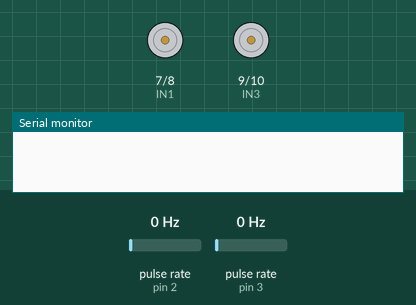
This sketch was run on a simulated Arduino Mega 2560, built with avr-gcc and run on an emulated ATmega2560. On the bench: motor-driver pin pairs drawn as motors (green arrow = first pin HIGH = forward, orange = second pin HIGH = backward, longer = more drive, scaled by the enable pin), the last lines printed to the serial monitor. Wiring (inferred from the names in the program): 2 × pulse sensor: data pin 2 / data pin 3. The inputs (shaded band) are chosen by the test bench; at power-on: pulse rate (sensors on pin 2, pin 3) 0 Hz.

Above: at 0.1 s.
At 19.6 s:
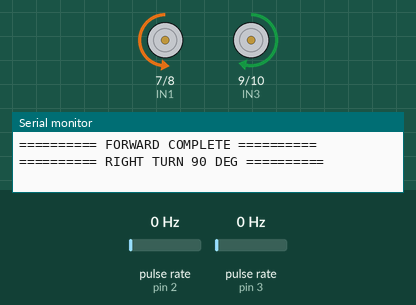
At 31.1 s:
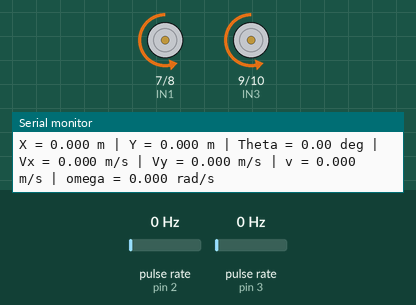
Timing chart, 0 to 47.6 s (numbered marks = the images above):
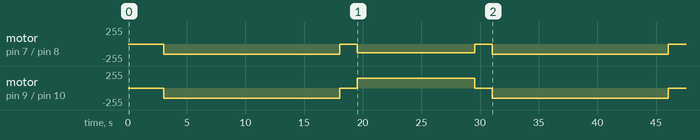

The sketch:

code.ino
```cpp
// ============================================================
// DIFFERENTIAL DRIVE ROBOT
// ENCODER ODOMETRY + FORWARD KINEMATICS
// Arduino Mega
//
// Experiment:
// 1. Move forward 100 cm
// 2. Turn right 90 degrees
// 3. Move forward 50 cm
//
// Output every 10 cm:
// X, Y, Theta, Vx, Vy
//
// FIXES APPLIED vs original:
//  1. Encoder ISRs now apply direction sign (leftDir/rightDir),
//     set by leftMotor()/rightMotor() -- previously both ISRs
//     only incremented, so turnRight90() saw omega ~= 0 and
//     the turn loop never terminated.
//  2. Position update uses midpoint heading (theta + omega*dt/2)
//     for vx/vy instead of the post-update theta -- reduces
//     heading-integration error, especially during turns.
//  3. moveForward() and turnRight90() now have a millis()-based
//     timeout that force-stops the robot and prints a warning,
//     instead of an unconditional while(true).
//  4. previousTime in updateOdometry() is explicitly initialized
//     in setup() (right after zeroing encoder counts) instead of
//     relying on a static variable defaulting to 0, which would
//     otherwise inflate the first dt by however long setup()'s
//     delay()s had already run.
//  5. Encoder ISRs now debounce with a minimum micros() interval
//     between accepted edges (ENCODER_DEBOUNCE_US). LM393 slot
//     sensors commonly chatter at the edges, especially at high/
//     unloaded RPM, and without this a single physical edge can
//     be counted 2-4x, producing wildly inflated and unstable
//     v/omega/theta readings (this is what caused the garbage
//     numbers seen when the robot was run wheels-off-ground).
//  6. updateOdometry() now only runs its kinematics/integration
//     block once at least ODOM_MIN_INTERVAL_MS has elapsed (it
//     still returns immediately otherwise, leaving counts to
//     keep accumulating in the background). At 20 counts/rev,
//     a single tick of lead by one wheel over the other swings
//     theta by ~4.3 degrees; calling the kinematics every loop
//     pass means deltaLeft/deltaRight are usually 0-2, so a
//     +/-1 tick mismatch is a 50-100% relative error on that
//     update. Widening the window so more ticks accumulate per
//     update shrinks that relative error and the resulting
//     theta jumps -- this does NOT fix a real per-wheel speed
//     mismatch (see the note in the chat), only the quantization
//     jitter from sampling too fast relative to encoder CPR.
// ============================================================


// ============================================================
// 1. MOTOR PINS
// ============================================================

// LEFT MOTOR
const byte ENA = 5;
const byte IN1 = 7;
const byte IN2 = 8;

// RIGHT MOTOR
const byte ENB = 6;
const byte IN3 = 9;
const byte IN4 = 10;


// ============================================================
// 2. ENCODER PINS
// ============================================================

const byte LEFT_ENCODER_PIN  = 2;
const byte RIGHT_ENCODER_PIN = 3;


// ============================================================
// 3. ROBOT PARAMETERS
// ============================================================

// 20 slots -> 20 rising-edge counts/revolution
const float COUNTS_PER_REV = 20.0;

// Wheel diameter
const float WHEEL_DIAMETER = 0.065;       // m

// Wheel radius
const float WHEEL_RADIUS = 0.0325;        // m

// Distance between wheel centres
const float WHEEL_BASE = 0.135;            // m


// ============================================================
// 4. MOTOR SPEED
// ============================================================

const int FORWARD_SPEED = 150;

const int TURN_SPEED = 130;


// ============================================================
// 5. ENCODER COUNTERS + DIRECTION
// ============================================================

volatile long leftCount = 0;
volatile long rightCount = 0;

// Commanded direction, set by leftMotor()/rightMotor().
// +1 = forward, -1 = backward, 0 = stopped.
// The ISR uses this to sign the count increment, since the
// LM393 setup here is single-channel and cannot sense direction
// on its own -- direction is INFERRED from what we commanded.
volatile int leftDir = 0;
volatile int rightDir = 0;

// FIX 5: software debounce for the encoder ISRs. LM393 comparator
// outputs commonly chatter at slot edges, which the ISR would
// otherwise count as multiple real ticks. An edge arriving sooner
// than ENCODER_DEBOUNCE_US after the last accepted edge is treated
// as bounce and ignored.
//
// 1500 us caps counted frequency at ~667 Hz/wheel, i.e. up to
// 2000 RPM at 20 counts/rev -- generous headroom above any
// plausible speed for this hardware, while rejecting bounce
// trains. Tune down only after confirming your motor's real
// free-run RPM is being clipped.
const unsigned long ENCODER_DEBOUNCE_US = 1500;

volatile unsigned long lastLeftEdgeMicros = 0;
volatile unsigned long lastRightEdgeMicros = 0;


// ============================================================
// 6. ODOMETRY VARIABLES
// ============================================================

float x = 0.0;
float y = 0.0;
float theta = 0.0;

// Robot linear velocity
float v = 0.0;

// Robot angular velocity
float omega = 0.0;

// World-frame velocities
float vx = 0.0;
float vy = 0.0;


// Previous encoder counts
long previousLeftCount = 0;
long previousRightCount = 0;

// Previous timestamp used by updateOdometry() for dt.
// Explicitly initialized in setup() -- see FIX 4 above.
unsigned long previousOdomTime = 0;

// FIX 6: minimum time between kinematics updates. updateOdometry()
// still returns immediately (without touching counts/integration)
// if called before this much time has passed since the last
// accepted update -- encoder counts keep accumulating via the ISRs
// in the meantime, so no ticks are lost, only the update cadence
// is slowed. 30 ms is a starting point; raise it if theta jumps
// are still too coarse, lower it if you need faster response
// (e.g. for the turn-stop check) once real speed mismatch (if any)
// is separately confirmed/fixed.
const unsigned long ODOM_MIN_INTERVAL_MS = 30;


// ============================================================
// 7. ENCODER INTERRUPTS
// ============================================================

void leftEncoderISR()
{
  // FIX 5: reject edges that arrive too soon after the last
  // accepted one -- almost certainly comparator bounce, not a
  // real new slot edge.
  unsigned long now = micros();
  if (now - lastLeftEdgeMicros < ENCODER_DEBOUNCE_US)
    return;
  lastLeftEdgeMicros = now;

  if (leftDir > 0)
    leftCount++;
  else if (leftDir < 0)
    leftCount--;
  // if leftDir == 0, ignore (shouldn't normally tick while stopped)
}


void rightEncoderISR()
{
  // FIX 5: same debounce as leftEncoderISR().
  unsigned long now = micros();
  if (now - lastRightEdgeMicros < ENCODER_DEBOUNCE_US)
    return;
  lastRightEdgeMicros = now;

  if (rightDir > 0)
    rightCount++;
  else if (rightDir < 0)
    rightCount--;
}


// ============================================================
// 8. MOTOR CONTROL
// ============================================================

void leftMotor(int speed, int direction)
{
  speed = constrain(speed, 0, 255);

  // FIX 1: record commanded direction for the ISR to use.
  leftDir = direction;

  if (direction == 1)
  {
    // FORWARD
    digitalWrite(IN1, LOW);
    digitalWrite(IN2, HIGH);
  }
  else if (direction == -1)
  {
    // BACKWARD
    digitalWrite(IN1, HIGH);
    digitalWrite(IN2, LOW);
  }
  else
  {
    // STOP
    digitalWrite(IN1, LOW);
    digitalWrite(IN2, LOW);
  }

  analogWrite(ENA, speed);
}


void rightMotor(int speed, int direction)
{
  speed = constrain(speed, 0, 255);

  // FIX 1: record commanded direction for the ISR to use.
  rightDir = direction;

  if (direction == 1)
  {
    // FORWARD
    digitalWrite(IN3, LOW);
    digitalWrite(IN4, HIGH);
  }
  else if (direction == -1)
  {
    // BACKWARD
    digitalWrite(IN3, HIGH);
    digitalWrite(IN4, LOW);
  }
  else
  {
    // STOP
    digitalWrite(IN3, LOW);
    digitalWrite(IN4, LOW);
  }

  analogWrite(ENB, speed);
}


void stopRobot()
{
  leftMotor(0, 0);
  rightMotor(0, 0);
}


// ============================================================
// 9. UPDATE ODOMETRY
// ============================================================
//
// This implements:
//
// omega_L = 2*pi*DeltaNL / (N*dt)
// omega_R = 2*pi*DeltaNR / (N*dt)
//
// vL = r*omega_L
// vR = r*omega_R
//
// v     = (vR + vL)/2
// omega = (vR - vL)/L
//
// theta_mid = theta + omega*dt/2      <-- FIX 2 (midpoint)
// vx = v*cos(theta_mid)
// vy = v*sin(theta_mid)
//
// x = x + vx*dt
// y = y + vy*dt
// theta = theta + omega*dt            <-- updated last
//
// ============================================================

void updateOdometry()
{
  unsigned long currentTime = millis();

  // FIX 6: gate the kinematics update to a minimum interval so
  // enough ticks accumulate per update to keep +/-1 tick timing
  // jitter from dominating the theta calculation. Counts/ISRs are
  // untouched here -- they keep incrementing regardless of when
  // this function is called; we're only deferring when we *read*
  // them and run the integration.
  if (currentTime - previousOdomTime < ODOM_MIN_INTERVAL_MS)
    return;

  float dt = (currentTime - previousOdomTime) / 1000.0;

  if (dt <= 0.0)
    return;

  previousOdomTime = currentTime;


  // ----------------------------------------------------------
  // Copy encoder counts safely
  // ----------------------------------------------------------

  noInterrupts();

  long currentLeftCount = leftCount;
  long currentRightCount = rightCount;

  interrupts();


  // ----------------------------------------------------------
  // Encoder count change
  // ----------------------------------------------------------

  long deltaLeft =
    currentLeftCount - previousLeftCount;

  long deltaRight =
    currentRightCount - previousRightCount;


  previousLeftCount = currentLeftCount;
  previousRightCount = currentRightCount;


  // ----------------------------------------------------------
  // Convert encoder counts to wheel angular displacement
  // ----------------------------------------------------------

  float deltaPhiLeft =
    (2.0 * PI * deltaLeft) / COUNTS_PER_REV;

  float deltaPhiRight =
    (2.0 * PI * deltaRight) / COUNTS_PER_REV;


  // ----------------------------------------------------------
  // Wheel displacement
  // ----------------------------------------------------------

  float deltaSLeft =
    WHEEL_RADIUS * deltaPhiLeft;

  float deltaSRight =
    WHEEL_RADIUS * deltaPhiRight;


  // ----------------------------------------------------------
  // Wheel linear velocity
  // ----------------------------------------------------------

  float vLeft =
    deltaSLeft / dt;

  float vRight =
    deltaSRight / dt;


  // ----------------------------------------------------------
  // Differential-drive forward kinematics
  // ----------------------------------------------------------

  v =
    (vRight + vLeft) / 2.0;

  omega =
    (vRight - vLeft) / WHEEL_BASE;


  // ----------------------------------------------------------
  // FIX 2: World-frame velocity using MIDPOINT heading,
  // computed from the pre-update theta, before theta itself
  // is advanced. This approximates the true arc travelled
  // during this interval far better than using either the
  // stale pre-update theta or the fully-advanced post-update
  // theta.
  // ----------------------------------------------------------

  float thetaMid =
    theta + 0.5 * omega * dt;

  vx =
    v * cos(thetaMid);

  vy =
    v * sin(thetaMid);


  // ----------------------------------------------------------
  // Update position (using midpoint-derived vx, vy)
  // ----------------------------------------------------------

  x =
    x + vx * dt;

  y =
    y + vy * dt;


  // ----------------------------------------------------------
  // Update orientation LAST, now that thetaMid has already
  // been derived from the pre-update theta.
  // ----------------------------------------------------------

  theta =
    theta + omega * dt;
}


// ============================================================
// 10. PRINT ROBOT STATE
// ============================================================

void printRobotState()
{
  Serial.print("X = ");
  Serial.print(x, 3);

  Serial.print(" m | Y = ");
  Serial.print(y, 3);

  Serial.print(" m | Theta = ");
  Serial.print(theta * 180.0 / PI, 2);

  Serial.print(" deg | Vx = ");
  Serial.print(vx, 3);

  Serial.print(" m/s | Vy = ");
  Serial.print(vy, 3);

  Serial.print(" m/s | v = ");
  Serial.print(v, 3);

  Serial.print(" m/s | omega = ");
  Serial.print(omega, 3);

  Serial.println(" rad/s");
}


// ============================================================
// 11. RESET ODOMETRY TIMING
// ============================================================
//
// Call this immediately before a motion stage if you want that
// stage's first updateOdometry() call to see a clean dt and
// zero encoder deltas, rather than carrying over counts/timing
// from whatever happened during the preceding delay().
// ============================================================

void resetOdometryTiming()
{
  noInterrupts();
  previousLeftCount = leftCount;
  previousRightCount = rightCount;
  interrupts();

  previousOdomTime = millis();
}


// ============================================================
// 12. MOVE FORWARD A SPECIFIC DISTANCE
// ============================================================

// FIX 3: safety timeout so a stalled/miscounting encoder can't
// leave the robot driving forever. Generous margin over the
// expected time for FORWARD_SPEED to cover targetDistance.
const unsigned long FORWARD_TIMEOUT_MS = 15000UL;

void moveForward(float targetDistance)
{
  float startX = x;
  float startY = y;

  float startDistance = 0.0;

  bool firstPrint = true;

  unsigned long motionStart = millis();
  bool timedOut = false;


  Serial.println();
  Serial.println("========== FORWARD MOTION ==========");

  resetOdometryTiming();

  leftMotor(FORWARD_SPEED, 1);
  rightMotor(FORWARD_SPEED, 1);


  while (true)
  {
    updateOdometry();


    // Distance travelled from starting point
    float dx = x - startX;
    float dy = y - startY;

    float travelled =
      sqrt(dx * dx + dy * dy);


    // --------------------------------------------------------
    // Print every 10 cm
    // --------------------------------------------------------

    if (firstPrint || travelled >= startDistance + 0.10)
    {
      printRobotState();

      startDistance =
        floor(travelled / 0.10) * 0.10;

      firstPrint = false;
    }


    // --------------------------------------------------------
    // Stop at target distance
    // --------------------------------------------------------

    if (travelled >= targetDistance)
    {
      break;
    }


    // --------------------------------------------------------
    // FIX 3: safety timeout
    // --------------------------------------------------------

    if (millis() - motionStart > FORWARD_TIMEOUT_MS)
    {
      timedOut = true;
      break;
    }
  }


  stopRobot();

  delay(500);

  printRobotState();

  if (timedOut)
  {
    Serial.println("!!!!!!!!!! FORWARD TIMEOUT - CHECK ENCODERS/MOTORS !!!!!!!!!!");
  }

  Serial.println("========== FORWARD COMPLETE ==========");
}


// ============================================================
// 13. TURN RIGHT 90 DEGREES
// ============================================================
//
// For a right turn:
//
// Left wheel  -> FORWARD
// Right wheel -> BACKWARD
//
// Desired:
//
// Delta theta = -90 degrees
//
// ============================================================

// FIX 3: safety timeout for the turn as well.
const unsigned long TURN_TIMEOUT_MS = 10000UL;

void turnRight90()
{
  float targetAngle =
    -PI / 2.0;


  float initialTheta =
    theta;

  unsigned long motionStart = millis();
  bool timedOut = false;


  Serial.println();
  Serial.println("========== RIGHT TURN 90 DEG ==========");

  resetOdometryTiming();


  // ----------------------------------------------------------
  // Start turning
  // ----------------------------------------------------------

  leftMotor(TURN_SPEED, 1);
  rightMotor(TURN_SPEED, -1);


  while (true)
  {
    updateOdometry();


    float angleTurned =
      theta - initialTheta;


    // Right turn is negative
    if (angleTurned <= targetAngle)
    {
      break;
    }


    // --------------------------------------------------------
    // FIX 3: safety timeout -- with the direction-sign fix in
    // place this should no longer be needed to escape an
    // infinite loop, but it's kept as insurance against a
    // stalled wheel, disconnected encoder, etc.
    // --------------------------------------------------------

    if (millis() - motionStart > TURN_TIMEOUT_MS)
    {
      timedOut = true;
      break;
    }
  }


  stopRobot();

  delay(500);


  printRobotState();

  if (timedOut)
  {
    Serial.println("!!!!!!!!!! TURN TIMEOUT - CHECK ENCODERS/MOTORS !!!!!!!!!!");
  }

  Serial.println("========== TURN COMPLETE ==========");
}


// ============================================================
// 14. SETUP
// ============================================================

void setup()
{
  Serial.begin(115200);


  // ----------------------------------------------------------
  // Motor pins
  // ----------------------------------------------------------

  pinMode(ENA, OUTPUT);
  pinMode(IN1, OUTPUT);
  pinMode(IN2, OUTPUT);

  pinMode(ENB, OUTPUT);
  pinMode(IN3, OUTPUT);
  pinMode(IN4, OUTPUT);


  // ----------------------------------------------------------
  // Encoder pins
  // ----------------------------------------------------------

  pinMode(LEFT_ENCODER_PIN, INPUT);
  pinMode(RIGHT_ENCODER_PIN, INPUT);


  // ----------------------------------------------------------
  // Encoder interrupts
  // ----------------------------------------------------------

  attachInterrupt(
    digitalPinToInterrupt(LEFT_ENCODER_PIN),
    leftEncoderISR,
    RISING
  );

  attachInterrupt(
    digitalPinToInterrupt(RIGHT_ENCODER_PIN),
    rightEncoderISR,
    RISING
  );


  // ----------------------------------------------------------
  // Stop motors initially
  // ----------------------------------------------------------

  stopRobot();


  delay(1000);


  // ----------------------------------------------------------
  // Initial odometry
  // ----------------------------------------------------------

  x = 0.0;
  y = 0.0;
  theta = 0.0;


  previousLeftCount = leftCount;
  previousRightCount = rightCount;

  // FIX 4: explicitly set the odometry clock reference here,
  // right where counts are zeroed, instead of letting it
  // default to 0 and inflating the first dt by everything
  // that happened since power-on (including the delay()s
  // below and in setup() before the first motion stage).
  previousOdomTime = millis();


  Serial.println();
  Serial.println("==============================================");
  Serial.println(" DIFFERENTIAL DRIVE ODOMETRY EXPERIMENT");
  Serial.println("==============================================");

  Serial.println("Wheel diameter = 65 mm");
  Serial.println("Wheel base      = 135 mm");
  Serial.println("Encoder         = 20 counts/revolution");
  Serial.println("Sampling        = continuous timing");

  Serial.println();
  Serial.println("Initial State:");

  printRobotState();


  delay(2000);


  // ========================================================
  // EXPERIMENT
  // ========================================================


  // --------------------------------------------------------
  // 1. Move forward 1 metre
  // --------------------------------------------------------

  moveForward(1.0);


  delay(1000);


  // --------------------------------------------------------
  // 2. Turn right 90 degrees
  // --------------------------------------------------------

  turnRight90();


  delay(1000);


  // --------------------------------------------------------
  // 3. Move forward 50 cm
  // --------------------------------------------------------

  moveForward(0.50);


  delay(1000);


  // --------------------------------------------------------
  // Final state
  // --------------------------------------------------------

  Serial.println();
  Serial.println("==============================================");
  Serial.println("              FINAL STATE");
  Serial.println("==============================================");

  printRobotState();

  Serial.println("==============================================");
}


// ============================================================
// 15. LOOP
// ============================================================

void loop()
{
  // Experiment is performed once in setup().
}
```
